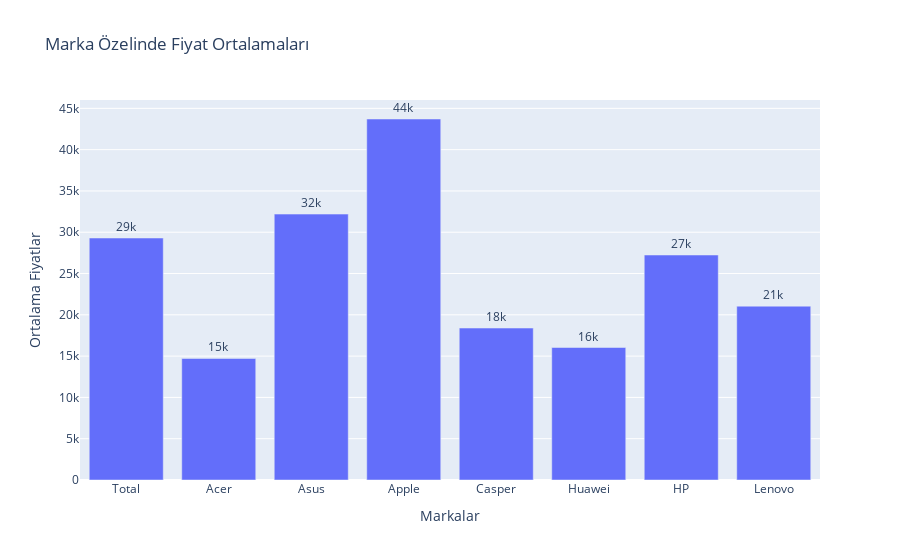

Notebook source saved alongside this figure:
### Code cell
fig = px.bar(x=list_mean.index, y=list_mean['Means'], title='Marka Özelinde Fiyat Ortalamaları',
            labels={'y':'Ortalama Fiyatlar', 'x':'Markalar'},
            text_auto='.2s')
fig.update_traces(textfont_size=12, textangle=0, textposition="outside", cliponaxis=False)
fig.show()

### Figure 1 — Plotly figure (JSON) as saved in the notebook; plotly's stock layout.template omitted (floating-point values rounded to 4 significant figures)
{"data": [{"alignmentgroup": "True", "cliponaxis": false, "hovertemplate": "Markalar=%{x}<br>Ortalama Fiyatlar=%{y}<extra></extra>", "legendgroup": "", "marker": {"color": "#636efa", "pattern": {"shape": ""}}, "name": "", "offsetgroup": "", "orientation": "v", "showlegend": false, "textangle": 0, "textfont": {"size": 12}, "textposition": "outside", "texttemplate": "%{y:.2s}", "type": "bar", "x": ["Total", "Acer", "Asus", "Apple", "Casper", "Huawei", "HP", "Lenovo"], "xaxis": "x", "y": [29300.0, 14710.0, 32200.0, 43710.0, 18399, 16040.0, 27240.0, 21049], "yaxis": "y"}], "layout": {"barmode": "relative", "legend": {"tracegroupgap": 0}, "title": {"text": "Marka Özelinde Fiyat Ortalamaları"}, "xaxis": {"anchor": "y", "domain": [0, 1], "title": {"text": "Markalar"}}, "yaxis": {"anchor": "x", "domain": [0, 1], "title": {"text": "Ortalama Fiyatlar"}}}}
